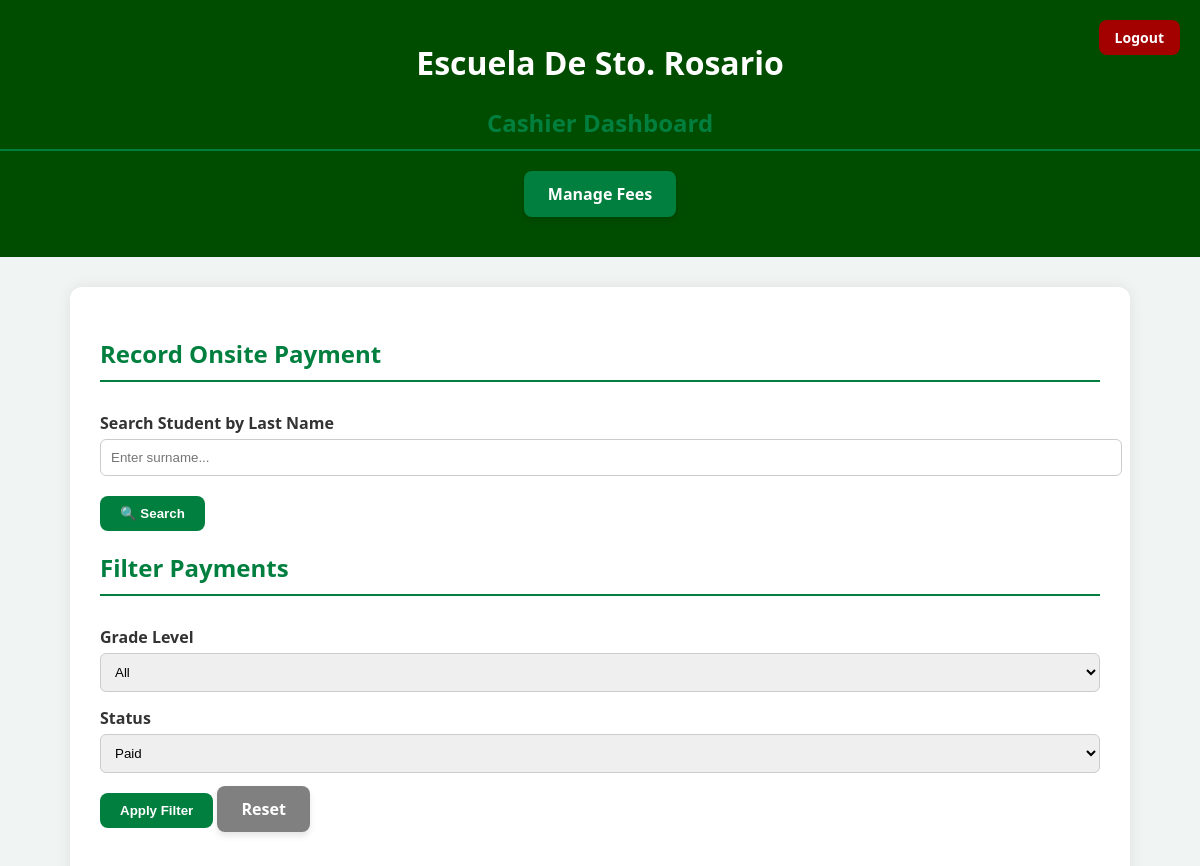
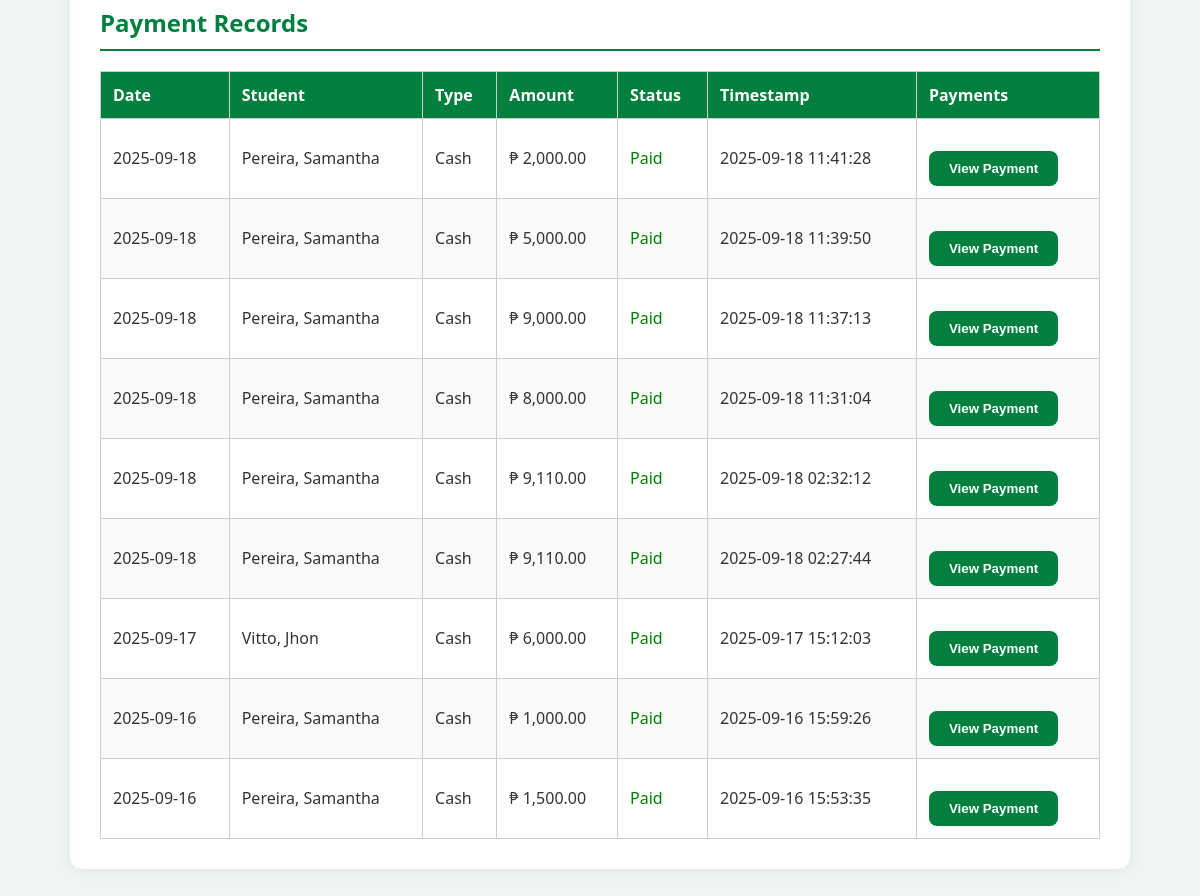
The app's page /Cashier/cashier_dashboard.php?filter_status=paid with its own data (2 pictures, top to bottom).
### tables this page shows
CREATE TABLE `student_payments` (
  `id` int(11) NOT NULL,
  `student_id` varchar(20) DEFAULT NULL,
  `firstname` varchar(100) DEFAULT NULL,
  `lastname` varchar(100) DEFAULT NULL,
  `payment_type` varchar(100) NOT NULL,
  `amount` decimal(10,2) NOT NULL,
  `payment_status` enum('pending','paid','declined') NOT NULL DEFAULT 'pending',
  `payment_date` date DEFAULT NULL,
  `created_at` timestamp NOT NULL DEFAULT CURRENT_TIMESTAMP,
  `reference_number` varchar(100) DEFAULT NULL,
  `or_number` varchar(100) DEFAULT NULL,
  `screenshot_path` varchar(255) DEFAULT NULL,
  `screenshot` varchar(255) DEFAULT NULL
);

CREATE TABLE `students_registration` (
  `id` int(11) NOT NULL,
  `student_number` varchar(50) DEFAULT NULL,
  `year` varchar(50) NOT NULL,
  `course` varchar(50) DEFAULT NULL,
  `lrn` varchar(50) NOT NULL,
  `lastname` varchar(100) NOT NULL,
  `firstname` varchar(100) NOT NULL,
  `middlename` varchar(100) NOT NULL,
  `specaddress` varchar(255) NOT NULL,
  `brgy` varchar(100) NOT NULL,
  `city` varchar(100) NOT NULL,
  `mother` varchar(100) NOT NULL,
  `father` varchar(100) NOT NULL,
  `gname` varchar(100) DEFAULT NULL,
  `sex` varchar(10) NOT NULL,
  `dob` date NOT NULL,
  `religion` varchar(50) NOT NULL,
  `emailaddress` varchar(100) NOT NULL,
  `contactno` varchar(20) NOT NULL,
  `schooltype` varchar(50) NOT NULL,
  `sname` varchar(255) DEFAULT NULL,
  `created_at` timestamp NOT NULL DEFAULT CURRENT_TIMESTAMP,
  `enrollment_status` enum('waiting','enrolled') DEFAULT 'waiting',
  `student_type` varchar(10) DEFAULT NULL,
  `academic_status` varchar(50) NOT NULL DEFAULT '',
  `portal_status` enum('pending','activated') DEFAULT 'pending',
  `section` varchar(100) DEFAULT NULL,
  `adviser` varchar(100) DEFAULT NULL
);

### Cashier/cashier_dashboard.php (the view, shortened to what this page needs)
<?php
include __DIR__ . '/../db_connection.php';
$filter_sql = "WHERE 1=1";
if (!empty($_GET['filter_status'])) {
    $filter_status = $conn->real_escape_string($_GET['filter_status']);
    $filter_sql .= " AND sp.payment_status = '$filter_status'";
}
$payments = $conn->query("
    SELECT sp.*, sr.firstname, sr.lastname
    FROM student_payments sp
    JOIN students_registration sr ON sr.id = sp.student_id
    $filter_sql
    ORDER BY sp.created_at DESC
");
?>
<!DOCTYPE html>
<html lang="en">
<head>
</head>
<body>
<header style="position: relative;">
  <h1>Escuela De Sto. Rosario</h1>
  <h2>Cashier Dashboard</h2>
  <a href="admin_manage_fee.php" class="manage-button">Manage Fees</a>
  <a href="cashier_login.php" class="logout-btn">Logout</a>
</header>
<div class="container">
  <h2>Record Onsite Payment</h2>
  <form method="GET" action="cashier_dashboard.php">
      <label for="search_name">Search Student by Last Name</label>
      <input type="text" name="search_name" placeholder="Enter surname..." required>
      <button type="submit">🔍 Search</button>
  </form>
  <h2>Filter Payments</h2>
  <form method="GET" action="cashier_dashboard.php#filterForm" id="filterForm">
  <label>Grade Level</label>
  <select name="filter_grade_level">
  <option value="">All</option>
</select>
    <label>Status</label>
    <select name="filter_status">
      <option value="paid" <?= ($_GET['filter_status'] ?? '') == "paid" ? "selected" : "" ?>>Paid</option>
    </select>
    <button type="submit">Apply Filter</button>
    <a href="cashier_dashboard.php" class="manage-button" style="background-color: gray;">Reset</a>
  </form>
  <h2>Payment Records</h2>
  <table>
    <thead>
      <tr>
        <th>Date</th>
        <th>Student</th>
        <th>Type</th>
        <th>Amount</th>
        <th>Status</th>
        <th>Timestamp</th>
        <th>Payments</th>
      </tr>
    </thead>
    <tbody>
    <?php while ($row = $payments->fetch_assoc()): ?>
      <tr id="payment-row-<?php echo $row['id']; ?>">
        <td><?= date("Y-m-d", strtotime($row['created_at'])) ?></td>
        <td><?= $row['lastname'] ?>, <?= $row['firstname'] ?></td>
        <td><?= $row['payment_type'] ?></td>
        <td>₱ <?= number_format($row['amount'], 2) ?></td>
        <td class="payment-status" id="status-<?php echo $row['id']; ?>">
            <?php
              if (!empty($row['payment_status'])) {
                  if ($row['payment_status'] === 'declined') {
                      echo "<span style='color: red;'>Declined</span>";
                  } elseif ($row['payment_status'] === 'paid') {
                      echo "<span style='color: green;'>Paid</span>";
                  } else {
                      echo ucfirst(htmlspecialchars($row['payment_status']));
                  }
              } else {
                  echo "Pending";
              }
            ?>
        </td>
        <td><?= $row['created_at'] ?></td>
        <td>
          <button
            class="view-payment-btn"
            data-id="<?= $row['id'] ?>"
            data-student="<?= $row['lastname'] ?>, <?= $row['firstname'] ?>"
            data-type="<?= $row['payment_type'] ?>"
            data-amount="<?= $row['amount'] ?>"
            data-status="<?= ucfirst($row['payment_status']) ?>"
            data-reference="<?= $row['reference_number'] ?>"
            data-or="<?= $row['or_number'] ?>"
            data-screenshot="<?= $row['screenshot_path'] ?>"
          >
            View Payment
          </button>
        </td>
      </tr>
    <?php endwhile; ?>
</tbody>
</table>
</body>
</html>

### Cashier/cashier_dashboard.php (style rules this page uses)
body { font-family: 'Segoe UI', Tahoma, Geneva, Verdana, sans-serif; background-color: #f0f4f3; margin: 0; padding: 0; color: #333; }
.container { width: 90%; max-width: 1000px; margin: 30px auto; background: white; padding: 30px; border-radius: 12px; box-shadow: 0 0 15px rgba(0, 0, 0, 0.08); }
h2 { color: #007f3f; border-bottom: 2px solid #007f3f; padding-bottom: 10px; }
table { width: 100%; border-collapse: collapse; margin-top: 20px; }
table, th, td { border: 1px solid #ccc; }
th, td { padding: 12px; text-align: left; }
th { background-color: #007f3f; color: white; }
tr:nth-child(even) { background-color: #f9f9f9; }
a { color: #007f3f; text-decoration: none; font-weight: bold; }
form { margin-top: 30px; }
label { display: block; margin-top: 15px; font-weight: bold; }
select, input[type="text"], input[type="number"] { width: 100%; padding: 10px; margin-top: 5px; border: 1px solid #ccc; border-radius: 6px; }
button { margin-top: 20px; background-color: #007f3f; color: white; padding: 10px 20px; border: none; border-radius: 8px; font-weight: bold; cursor: pointer; transition: background-color 0.3s ease; }
.manage-button { display: inline-block; background-color: #007f3f; color: white; padding: 12px 24px; margin-bottom: 20px; text-decoration: none; font-size: 16px; font-weight: bold; border-radius: 8px; transition: background-color 0.3s ease, transform 0.2s ease; box-shadow: 0 4px 6px rgba(0, 0, 0, 0.1); }
header { background-color: #004d00; color: white; text-align: center; padding: 20px 0; position: relative; }
.logout-btn { position: absolute; top: 20px; right: 20px; background-color: #a30000; color: white; border: none; padding: 8px 16px; border-radius: 8px; font-weight: bold; cursor: pointer; transition: background-color 0.3s ease; text-decoration: none; font-size: 14px; }

### records on screen
student_payments: created_at "2025-09-18", students_registration.lastname "Pereira", students_registration.firstname "Samantha", payment_type "Cash", amount "2,000.00", payment_status "Paid", created_at "2025-09-18 11:41:28"
student_payments: created_at "2025-09-18", students_registration.lastname "Pereira", students_registration.firstname "Samantha", payment_type "Cash", amount "5,000.00", payment_status "Paid", created_at "2025-09-18 11:39:50"
student_payments: created_at "2025-09-18", students_registration.lastname "Pereira", students_registration.firstname "Samantha", payment_type "Cash", amount "9,000.00", payment_status "Paid", created_at "2025-09-18 11:37:13"
student_payments: created_at "2025-09-18", students_registration.lastname "Pereira", students_registration.firstname "Samantha", payment_type "Cash", amount "8,000.00", payment_status "Paid", created_at "2025-09-18 11:31:04"
student_payments: created_at "2025-09-18", students_registration.lastname "Pereira", students_registration.firstname "Samantha", payment_type "Cash", amount "9,110.00", payment_status "Paid", created_at "2025-09-18 02:32:12"
student_payments: created_at "2025-09-18", students_registration.lastname "Pereira", students_registration.firstname "Samantha", payment_type "Cash", amount "9,110.00", payment_status "Paid", created_at "2025-09-18 02:27:44"
student_payments: created_at "2025-09-17", students_registration.lastname "Vitto", students_registration.firstname "Jhon", payment_type "Cash", amount "6,000.00", payment_status "Paid", created_at "2025-09-17 15:12:03"
student_payments: created_at "2025-09-16", students_registration.lastname "Pereira", students_registration.firstname "Samantha", payment_type "Cash", amount "1,000.00", payment_status "Paid", created_at "2025-09-16 15:59:26"
student_payments: created_at "2025-09-16", students_registration.lastname "Pereira", students_registration.firstname "Samantha", payment_type "Cash", amount "1,500.00", payment_status "Paid", created_at "2025-09-16 15:53:35"
